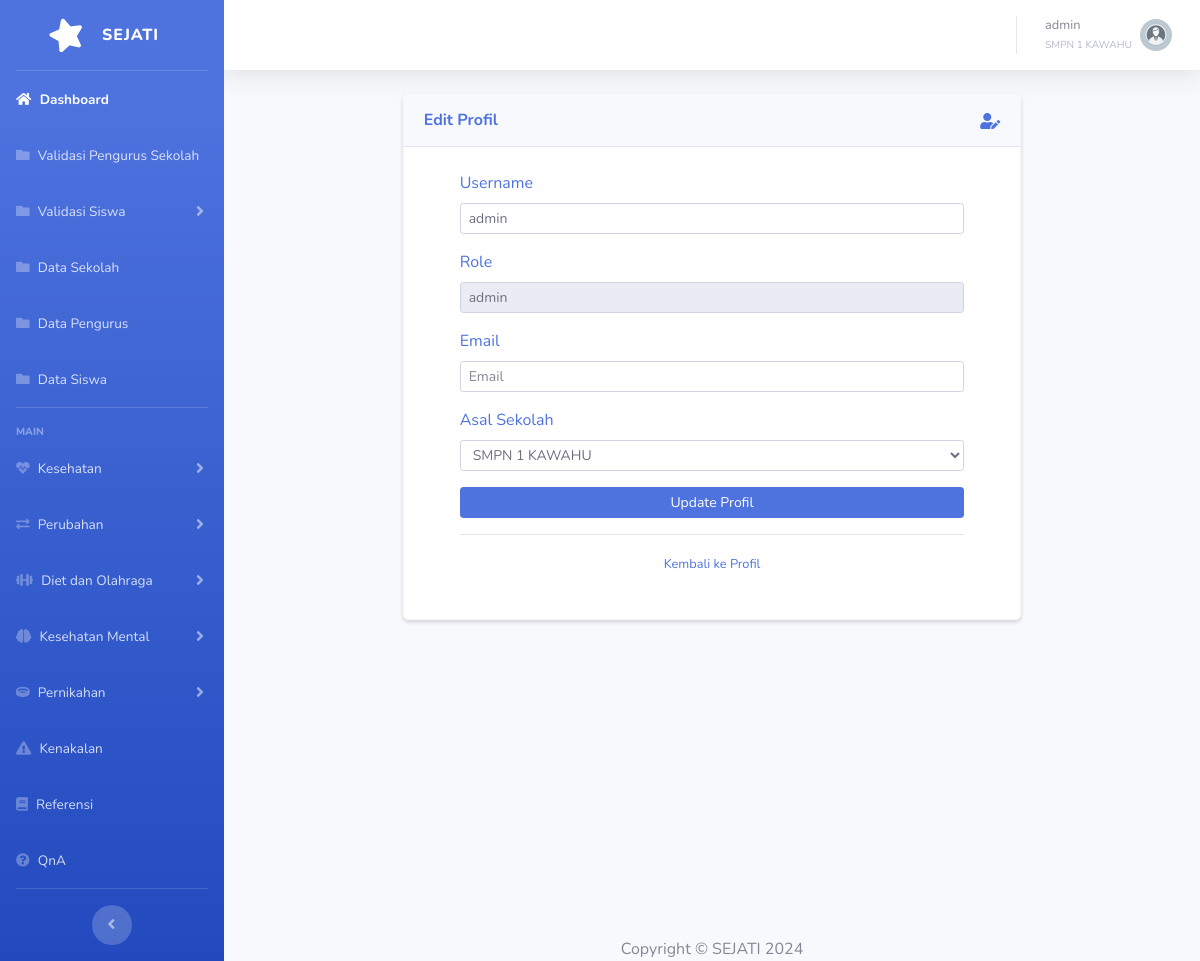
Page /editprofiladminpengurus.php (signed in) on the committed database.
### tables this page shows
CREATE TABLE `tbsekolah` (
  `idsekolah` int(11) NOT NULL,
  `namasekolah` varchar(100) NOT NULL,
  `alamatsekolah` varchar(255) NOT NULL,
  `notelpsekolah` varchar(15) DEFAULT NULL,
  `kepalasekolah` varchar(50) NOT NULL,
  `namapjsekolah` varchar(50) NOT NULL,
  `notelpj` varchar(15) DEFAULT NULL
);

CREATE TABLE `tbuser` (
  `iduser` int(11) NOT NULL,
  `username` varchar(100) NOT NULL,
  `pass` varchar(255) NOT NULL,
  `role` enum('admin','pengurus') NOT NULL,
  `email` varchar(255) DEFAULT NULL,
  `asalsekolah` int(11) DEFAULT NULL,
  `status` enum('pending','validated','rejected') NOT NULL DEFAULT 'pending'
);

### editprofiladminpengurus.php (the view, shortened to what this page needs)
<?php
include 'header.php';
$iduser = $_SESSION['iduser'];
if ($iduser) {
    $query = "
        SELECT
            u.username,
            u.email,
            u.role,
            u.asalsekolah
        FROM
            tbuser u
        WHERE
            u.iduser = ?";
    $stmt = $conn->prepare($query);
    $stmt->bind_param("i", $iduser);
    if (!$stmt->execute()) {
        die("Execute failed: " . $stmt->error);
    }
    $result = $stmt->get_result();
    if ($result->num_rows > 0) {
        $row = $result->fetch_assoc();
    } else {
        echo "Data pengguna tidak ditemukan.";
        exit();
    }
    $sekolah_query = "SELECT idsekolah, namasekolah FROM tbsekolah";
    $sekolah_result = $conn->query($sekolah_query);
} else {
    echo "ID pengguna tidak ditemukan.";
    exit();
}
?>
<?php include('sidebar.php'); ?>
<?php include('topbar.php'); ?>
<div class="container-fluid">
    <div class="row">
        <div class="col-lg-8 mb-4">
            <div class="card shadow-sm mb-4 border-light">
                <div class="card-header py-3 bg-light d-flex align-items-center">
                    <h6 class="m-0 font-weight-bold text-primary">Edit Profil</h6>
                    <i class="fas fa-user-edit ml-auto text-primary"></i>
                </div>
                <div class="card-body">
                    <div class="row justify-content-center">
                        <div class="col-lg-12">
                            <div class="card border-0" style="margin-top: -20px;">
                                <div class="card-body p-4">
                                    <form method="POST" action="">
                                        <div class="form-group">
                                            <label for="username" class="text-primary">Username</label>
                                            <input type="text" class="form-control form-control-sm" id="username" name="username" placeholder="Username" value="<?php echo htmlspecialchars($row['username']); ?>" required>
                                        </div>
                                        <div class="form-group">
                                            <label for="role" class="text-primary">Role</label>
                                            <input type="text" class="form-control form-control-sm" id="role" name="role" value="<?php echo htmlspecialchars($row['role']); ?>" readonly>
                                        </div>
                                        <div class="form-group">
                                            <label for="email" class="text-primary">Email</label>
                                            <input type="text" class="form-control form-control-sm" id="email" name="email" placeholder="Email" value="<?php echo htmlspecialchars($row['email']); ?>" required>
                                        </div>
                                        <div class="form-group">
                                            <label for="idsekolah" class="text-primary">Asal Sekolah</label>
                                            <select class="form-control form-control-sm" id="idsekolah" name="idsekolah" required>
                                                <?php while ($sekolah_row = $sekolah_result->fetch_assoc()): ?>
                                                    <option value="<?php echo htmlspecialchars($sekolah_row['idsekolah']); ?>"
                                                        <?php echo ($row['asalsekolah'] == $sekolah_row['idsekolah']) ? 'selected' : ''; ?>>
                                                        <?php echo htmlspecialchars($sekolah_row['namasekolah']); ?>
                                                    </option>
                                                <?php endwhile; ?>
                                            </select>
                                        </div>
                                        <button type="submit" class="btn btn-primary btn-sm btn-block">
                                            Update Profil
                                        </button>
                                    </form>
                                    <hr>
                                    <div class="text-center">
                                        <a class="small text-primary" href="index.php">Kembali ke Profil</a>
                                    </div>
                                </div>
                            </div>
                        </div>
                    </div>
                </div>
            </div>
        </div>
    </div>
</div>
<?php include('footer.php'); ?>

### topbar.php (shortened to what this page needs)
<div id="content-wrapper" class="d-flex flex-column">
    <div id="content">
        <nav class="navbar navbar-expand navbar-light bg-white topbar mb-4 static-top shadow">
            <ul class="navbar-nav ml-auto">
                <li class="nav-item dropdown no-arrow">
                    <a class="nav-link dropdown-toggle" href="#" id="userDropdown" role="button"
                    data-toggle="dropdown" aria-haspopup="true" aria-expanded="false">
                        <span class="mr-2 d-none d-lg-inline text-gray-600 small">
                            <?php echo htmlspecialchars($username); ?><br>
                            <small class="text-gray-500"><?php echo htmlspecialchars($namasekolah); ?></small>
                        </span>
                        <?php
                        if ($role == 'admin') {
                            echo '<img class="img-profile rounded-circle" src="img/admin.webp">';
                        } elseif ($role == 'pengurus') {
                            echo '<img class="img-profile rounded-circle" src="img/pengurus.svg">';
                        } elseif ($role == 'siswa') {
                            echo '<img class="img-profile rounded-circle" src="img/siswa.webp">';
                        } else {
                            echo '<img class="img-profile rounded-circle" src="img/pengurus.svg">';
                        }
                        ?>
                    </a>
                </li>
            </ul>
        </nav>

### editprofiladminpengurus.php (style rules this page uses)
body { overflow-x: hidden; }
.container, .row, .col-lg-8 { width: 100%; padding-right: 0; padding-left: 0; margin-right: auto; margin-left: auto; }
.form-control, .btn { max-width: 100%; }

### rows in the picture
tbsekolah: namasekolah "SMPN 1 KAWAHU"
tbuser: username "admin", role "admin", idsekolah "SMPN 1 KAWAHU"

### other values in the picture
$username "admin"
